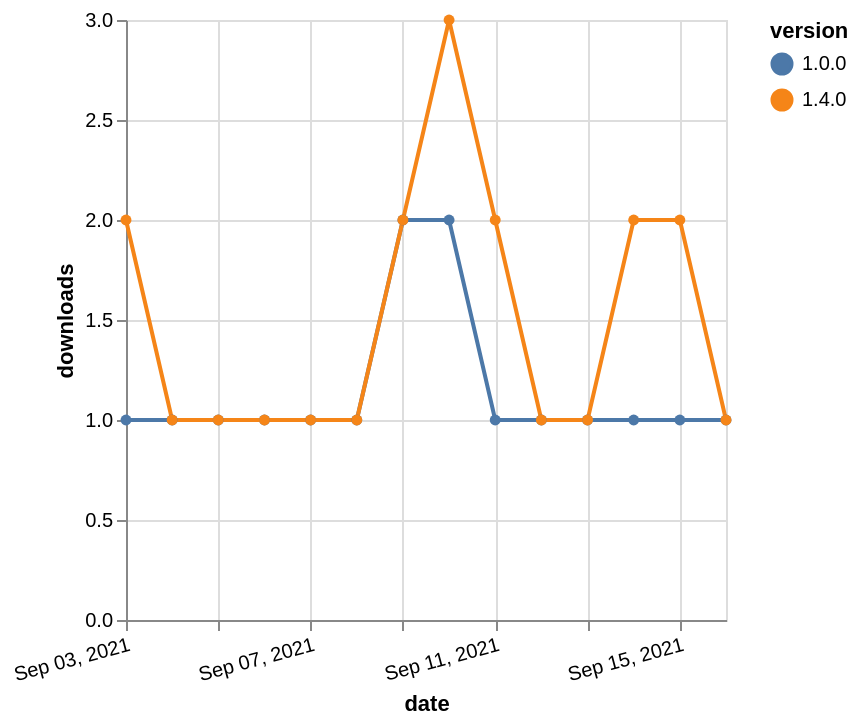

Source (Vega-Lite JSON):
### Vega-Lite specification from a JSON file in a GitHub repository (floating-point values rounded to 4 significant figures)
{"$schema": "https://vega.github.io/schema/vega-lite/v5.json", "description": "A simple bar chart with embedded data.", "data": {"values": [{"date": "2021-09-03", "total": 192, "delta": 1, "version": "1.0.0"}, {"date": "2021-09-04", "total": 193, "delta": 1, "version": "1.0.0"}, {"date": "2021-09-05", "total": 194, "delta": 1, "version": "1.0.0"}, {"date": "2021-09-06", "total": 195, "delta": 1, "version": "1.0.0"}, {"date": "2021-09-07", "total": 196, "delta": 1, "version": "1.0.0"}, {"date": "2021-09-08", "total": 197, "delta": 1, "version": "1.0.0"}, {"date": "2021-09-09", "total": 199, "delta": 2, "version": "1.0.0"}, {"date": "2021-09-10", "total": 201, "delta": 2, "version": "1.0.0"}, {"date": "2021-09-11", "total": 202, "delta": 1, "version": "1.0.0"}, {"date": "2021-09-12", "total": 203, "delta": 1, "version": "1.0.0"}, {"date": "2021-09-13", "total": 204, "delta": 1, "version": "1.0.0"}, {"date": "2021-09-14", "total": 205, "delta": 1, "version": "1.0.0"}, {"date": "2021-09-15", "total": 206, "delta": 1, "version": "1.0.0"}, {"date": "2021-09-16", "total": 207, "delta": 1, "version": "1.0.0"}, {"date": "2021-09-03", "total": 139, "delta": 2, "version": "1.4.0"}, {"date": "2021-09-04", "total": 140, "delta": 1, "version": "1.4.0"}, {"date": "2021-09-05", "total": 141, "delta": 1, "version": "1.4.0"}, {"date": "2021-09-06", "total": 142, "delta": 1, "version": "1.4.0"}, {"date": "2021-09-07", "total": 143, "delta": 1, "version": "1.4.0"}, {"date": "2021-09-08", "total": 144, "delta": 1, "version": "1.4.0"}, {"date": "2021-09-09", "total": 146, "delta": 2, "version": "1.4.0"}, {"date": "2021-09-10", "total": 149, "delta": 3, "version": "1.4.0"}, {"date": "2021-09-11", "total": 151, "delta": 2, "version": "1.4.0"}, {"date": "2021-09-12", "total": 152, "delta": 1, "version": "1.4.0"}, {"date": "2021-09-13", "total": 153, "delta": 1, "version": "1.4.0"}, {"date": "2021-09-14", "total": 155, "delta": 2, "version": "1.4.0"}, {"date": "2021-09-15", "total": 157, "delta": 2, "version": "1.4.0"}, {"date": "2021-09-16", "total": 158, "delta": 1, "version": "1.4.0"}]}, "width": "container", "mark": {"type": "line", "point": {"filled": true}}, "encoding": {"x": {"field": "date", "type": "temporal", "timeUnit": "yearmonthdate", "title": "date", "axis": {"labelAngle": -15}}, "y": {"field": "delta", "type": "quantitative", "title": "downloads"}, "color": {"field": "version", "type": "nominal"}, "tooltip": {"field": "delta"}}}
